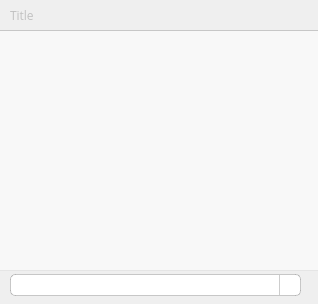
<?xml version="1.0" encoding="UTF-8"?>
<ui version="4.0">
 <class>Form</class>
 <widget class="QWidget" name="Form">
  <property name="geometry">
   <rect>
    <x>0</x>
    <y>0</y>
    <width>318</width>
    <height>304</height>
   </rect>
  </property>
  <property name="minimumSize">
   <size>
    <width>0</width>
    <height>0</height>
   </size>
  </property>
  <property name="baseSize">
   <size>
    <width>400</width>
    <height>400</height>
   </size>
  </property>
  <property name="font">
   <font>
    <family>Open Sans</family>
   </font>
  </property>
  <property name="windowTitle">
   <string>Form</string>
  </property>
  <property name="styleSheet">
   <string notr="true">QListWidget {
background:rgba(255, 255, 255, 140);
border-top:1px solid rgba(0, 0, 0, 50);
border-bottom:1px solid rgba(0, 0, 0, 20);
}

QLabel {
color:rgba(0, 0, 0, 50);
font: 15pt &quot;Open Sans&quot;;
}

QComboBox {
color: white;
}
QComboBox
{
    color:white;
    border-width: 1px;
    border-style: solid;
	border-color:rgba(0, 0, 0, 50);
	margin-top:4px;
	border-radius:5px;
}

QComboBox QListView
{
    border-style: none;
}

QComboBox::drop-down
{
    width: 20px;
    border: 1px;
    border-color:rgba(0, 0, 0, 50);
    border-left-style:solid;
    border-top-style: none;
    border-bottom-style: none;
    border-right-style: none;
}
QComboBox::down-arrow {
    image:url(:/icon/0324-circle-down.png);
width:16px;
height:16px;
}
</string>
  </property>
  <widget class="QLabel" name="title">
   <property name="geometry">
    <rect>
     <x>10</x>
     <y>0</y>
     <width>401</width>
     <height>31</height>
    </rect>
   </property>
   <property name="text">
    <string>Title</string>
   </property>
  </widget>
  <widget class="QListWidget" name="listWidget">
   <property name="geometry">
    <rect>
     <x>0</x>
     <y>30</y>
     <width>318</width>
     <height>241</height>
    </rect>
   </property>
   <property name="lineWidth">
    <number>0</number>
   </property>
   <property name="horizontalScrollBarPolicy">
    <enum>Qt::ScrollBarAlwaysOff</enum>
   </property>
   <property name="wordWrap">
    <bool>true</bool>
   </property>
  </widget>
  <widget class="QComboBox" name="comboBox">
   <property name="geometry">
    <rect>
     <x>10</x>
     <y>270</y>
     <width>291</width>
     <height>26</height>
    </rect>
   </property>
  </widget>
 </widget>
 <resources>
  <include location="../../../../../../../../combo.qrc"/>
  <include location="../../../../../../Documents/combo.qrc"/>
 </resources>
 <connections/>
</ui>
